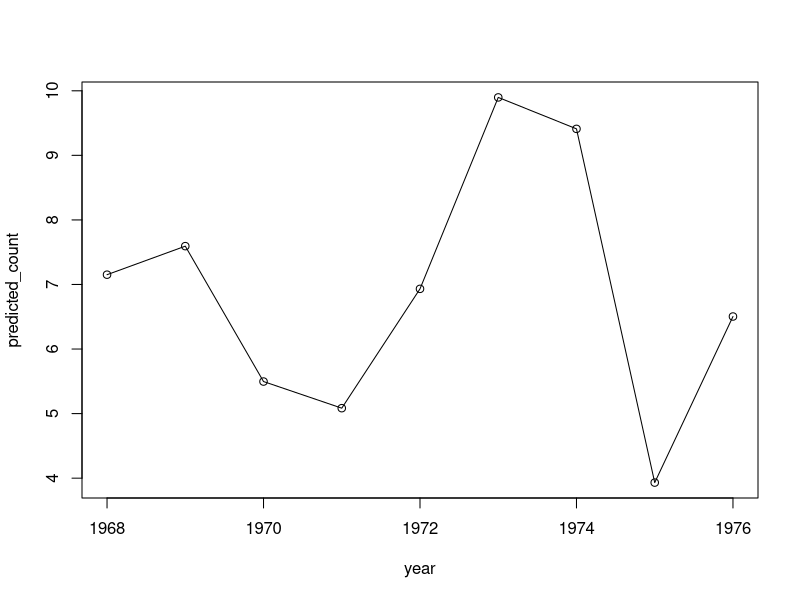

Recreate this plot in R.
## Analyze strike count data (Exercise from Greene)
## These are June only data.  See readme.txt
library(tidyverse)

## Real industrial production
rlip <- data.frame(year=1968:1976,
                   ip=c(0.01138, 0.02299, -0.03957, -0.05467, 0.00535, 0.07427, 0.06450, -0.10443, -0.00700))

## Strikes with durations
df68 <- data.frame(year=1968, strike_duration=c(7, 9, 13, 14, 26, 29, 52, 130)                  )
df69 <- data.frame(year=1969, strike_duration=c(9, 37, 41, 49, 52, 119)                         )
df70 <- data.frame(year=1970, strike_duration=c(3, 17, 19, 28, 72, 99, 104, 114, 152, 153, 216) )
df71 <- data.frame(year=1971, strike_duration=c(15, 61, 98)                                     )
df72 <- data.frame(year=1972, strike_duration=c(2, 25, 85)                                      )
df73 <- data.frame(year=1973, strike_duration=c(3, 10)                                          )
df74 <- data.frame(year=1974, strike_duration=c(1,2,3,3,3,4,8,11,22,23,27,32,33,35,43,43,44,100))
df75 <- data.frame(year=1975, strike_duration=c(5, 49)                                          )
df76 <- data.frame(year=1976, strike_duration=c(2,12,12,21,21,27,38,42,117)                     )

kiefer <- merge(rbind(df68, df69, df70, df71, df72, df73, df74, df75, df76),rlip)

kiefer <- kiefer %>%
    group_by(year) %>%
    summarize(strike_count = n(), ip = mean(ip))


## One parameter Poisson (no covariates)

with(kiefer, mean(strike_count))
with(kiefer, var(strike_count)) ## really rejects poisson (mean != var)
with(kiefer, log(mean(strike_count)))

## Run using generalized linear model glm() function with packaged poisson
summary(constant_glm <- glm(strike_count ~ 1, data = kiefer, family = poisson))
logLik(constant_glm)
predict(constant_glm, type="link")
predict(constant_glm, type = "response")


## Poisson regression models log(lambda) (not lambda)
## To recover lambda, exponentiate the estimate of log(lambda)

## log(lambda) = X beta, in this case log(lambda) = beta We write the
## expression for the log likelihood (and must remember to set the optimizer to maximize)
(y <- kiefer$strike_count)
(cons <- rep(1, length(kiefer$strike_count)))
(x <- kiefer$ip)
(t <- kiefer$year - 1968)


poissonll <- function(beta) {
    sum( -exp(beta*cons)  +  y*beta*cons)
}

## Use optimizer to find beta, the log lambda that maximizes log likelihood  (try two different optimizers)
(poissonll_opt  <- optimize(poissonll, interval=c(0,5), maximum=TRUE))
(poissonll_opt  <- optim(par=1,  poissonll, control = list(fnscale=-1), hessian=TRUE))
## Note that the parameter estimates match glm but the maximized log likelihood
## itself does not match glm because the ln(y!) component has been
## excluded


## Beta_hat and s.e. beta_hat
(poissonll_opt$par)
sqrt(-solve(poissonll_opt$hessian))
## Lambda_hat = exp(beta_hat)
exp(poissonll_opt$par)


## Computes ln(Y!) which is a formal piece of the ln L function (that does not depend on parameters)
lnfac  <- function(yi) {
    sum = 0 
    for (j in 1:yi) {
        sum = sum + log(j) }
    sum
}

## Log likelihood function including the formal ln(Y!) stuff.  Needed to match the glm results for the value of the objective
poissonll <- function(beta) {
    sum(-exp(beta*cons) + y * beta * cons - sapply(y, lnfac))
}

## Use optimizer to find beta, the log lambda that maximizes log likelihood  (try two different optimizers)
(poissonll_opt  <- optimize(poissonll, interval=c(0,5), maximum=TRUE))
(poissonll_opt  <- optim(par=1, poissonll, control=list(fnscale=-1)))
## Lambda
exp(poissonll_opt$par)

## Log likelihood
poissonll_opt$value
## The MLE outperforms alternatives
poissonll(log(5))
poissonll(poissonll_opt$par)
poissonll(log(9))

## Likelihood
exp(poissonll_opt$value)


## Two parameter Poisson (constant and one covariate)
## log(lambda) = XB
summary(kiefer2_glm <- glm(strike_count ~ ip, data = kiefer, family = poisson))
## Recover the expected arrival rate in the bivarate case
predict(kiefer2_glm,type="link")
predict(kiefer2_glm,type="response")
## Log likelihood function for two-parameter model
poissonll2 <- function(beta) {
    sum(-exp(beta[1]*cons + beta[2]*x) + y*(beta[1]*cons + beta[2] * x))
}
(poissonll2_opt  <- optim(par=c(3,-7),  poissonll2, control=list(fnscale=-1), hessian=TRUE))

rlip$predicted_count <- exp(poissonll2_opt$par[1] + poissonll2_opt$par[2] * rlip$ip)
with(rlip, plot(year, predicted_count))
with(rlip, lines(year, predicted_count))


## Beta_hat and s.e. beta_hat
(poissonll2_opt$par)
sqrt(diag(-solve(poissonll2_opt$hessian)))


## Three parameter Poisson (constant and two covariates)
## log(lambda) = XB
summary(kiefer3_glm <- glm(strike_count ~ ip + I(year-1968), data = kiefer, family = poisson))
## Log likelihood function for three-parameter model
poissonll3 <- function(beta) {
    sum(-exp(beta[1]*cons + beta[2]*x + beta[3]*t) + y * (beta[1]*cons + beta[2]*x + beta[3]*t))
    }
(poissonll3_opt  <- optim(par=c(3,-7,-0.10),  poissonll3, control=list(fnscale=-1), hessian=TRUE))

## Beta_hat and s.e. beta_hat
(poissonll3_opt$par)
sqrt(diag(-solve(poissonll3_opt$hessian)))
